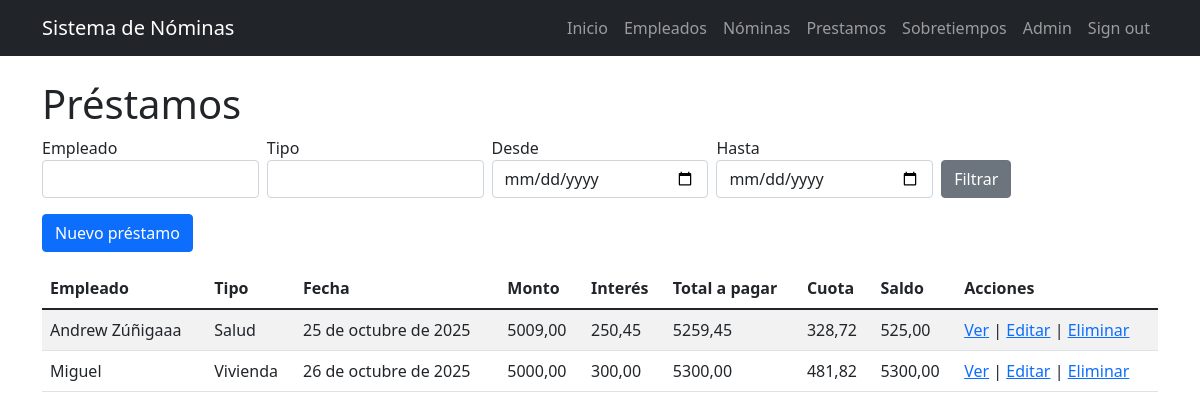
Page /prestamos/ (signed in) on the committed database.
### prestamo/models.py (models this page shows, shortened)
class Prestamo(models.Model):
    empleado = models.ForeignKey(Empleado, on_delete=models.CASCADE)
    tipo_prestamo = models.ForeignKey(TipoPrestamo, on_delete=models.CASCADE)
    fecha_prestamo = models.DateField()
    monto = models.DecimalField(max_digits=10, decimal_places=2)
    interes = models.DecimalField(max_digits=10, decimal_places=2)
    monto_pagar = models.DecimalField(max_digits=10, decimal_places=2)
    numero_cuotas = models.PositiveIntegerField(default=1)
    cuota_mensual = models.DecimalField(max_digits=10, decimal_places=2, editable=False)
    saldo = models.DecimalField(max_digits=10, decimal_places=2, editable=False)

class TipoPrestamo(models.Model):
    descripcion = models.CharField(max_length=100)
    tasa = models.IntegerField(default=0)

### nomina/models.py (models this page shows, shortened)
class Empleado(models.Model):
    cedula = models.CharField(
        max_length=10,
        unique=True,
        validators=[
            RegexValidator(
                regex=r'^\d{10}$',
                message='La cédula debe tener exactamente 10 dígitos numéricos.'
            )
        ],
        help_text='Cédula ecuatoriana de 10 dígitos'
    )
    nombre = models.CharField(max_length=100)
    sueldo = models.DecimalField(max_digits=10, decimal_places=2,validators=[MinValueValidator(0, 'El sueldo no puede ser negativo.')])
    departamento = models.CharField(max_length=100)
    cargo = models.CharField(max_length=100)

### prestamo/views.py (the view)
# urls.py: path('', PrestamoListView.as_view(), name='prestamo_list'),
class PrestamoListView(LoginRequiredMixin, ListView):
    model = Prestamo
    template_name = 'prestamos/prestamo_list.html'
    context_object_name = 'page_obj'
    paginate_by = 10

### prestamo/templates/prestamos/prestamo_list.html (shortened to what this page needs)
{% extends 'nomina/base.html' %}
{% block content %}
<h1>Préstamos</h1>
<form method="get" class="mb-3">
  <div class="row g-2">
    <div class="col">
      <label>Empleado</label>
      <input type="number" name="empleado" value="{{ request.GET.empleado }}" class="form-control">
    </div>
    <div class="col">
      <label>Tipo</label>
      <input type="number" name="tipo" value="{{ request.GET.tipo }}" class="form-control">
    </div>
    <div class="col">
      <label>Desde</label>
      <input type="date" name="desde" value="{{ request.GET.desde }}" class="form-control">
    </div>
    <div class="col">
      <label>Hasta</label>
      <input type="date" name="hasta" value="{{ request.GET.hasta }}" class="form-control">
    </div>
    <div class="col d-flex align-items-end">
      <button type="submit" class="btn btn-secondary">Filtrar</button>
    </div>
  </div>
</form>
<a href="{% url 'prestamos:prestamo_create' %}" class="btn btn-primary mb-3">Nuevo préstamo</a>
<table class="table table-striped">
  <thead>
    <tr>
      <th>Empleado</th>
      <th>Tipo</th>
      <th>Fecha</th>
      <th>Monto</th>
      <th>Interés</th>
      <th>Total a pagar</th>
      <th>Cuota</th>
      <th>Saldo</th>
      <th>Acciones</th>
    </tr>
  </thead>
  <tbody>
    {% for p in page_obj %}
    <tr>
      <td>{{ p.empleado.nombre }}</td>
      <td>{{ p.tipo_prestamo.descripcion }}</td>
      <td>{{ p.fecha_prestamo }}</td>
      <td>{{ p.monto }}</td>
      <td>{{ p.interes }}</td>
      <td>{{ p.monto_pagar }}</td>
      <td>{{ p.cuota_mensual }}</td>
      <td>{{ p.saldo }}</td>
      <td>
        <a href="{% url 'prestamos:prestamo_detail' p.pk %}">Ver</a> |
        <a href="{% url 'prestamos:prestamo_update' p.pk %}">Editar</a> |
        <a href="{% url 'prestamos:prestamo_delete' p.pk %}">Eliminar</a>
      </td>
    </tr>
    {% empty %}
    <tr><td colspan="9">No hay registros.</td></tr>
    {% endfor %}
  </tbody>
</table>
{% endblock %}

### rows in the picture
Prestamo: empleado.nombre "Andrew Zúñigaaa", tipo_prestamo.descripcion "Salud", fecha_prestamo "25 de octubre de 2025", monto "5009,00", interes "250,45", monto_pagar "5259,45", cuota_mensual "328,72", saldo "525,00"
Prestamo: empleado.nombre "Miguel", tipo_prestamo.descripcion "Vivienda", fecha_prestamo "26 de octubre de 2025", monto "5000,00", interes "300,00", monto_pagar "5300,00", cuota_mensual "481,82", saldo "5300,00"
